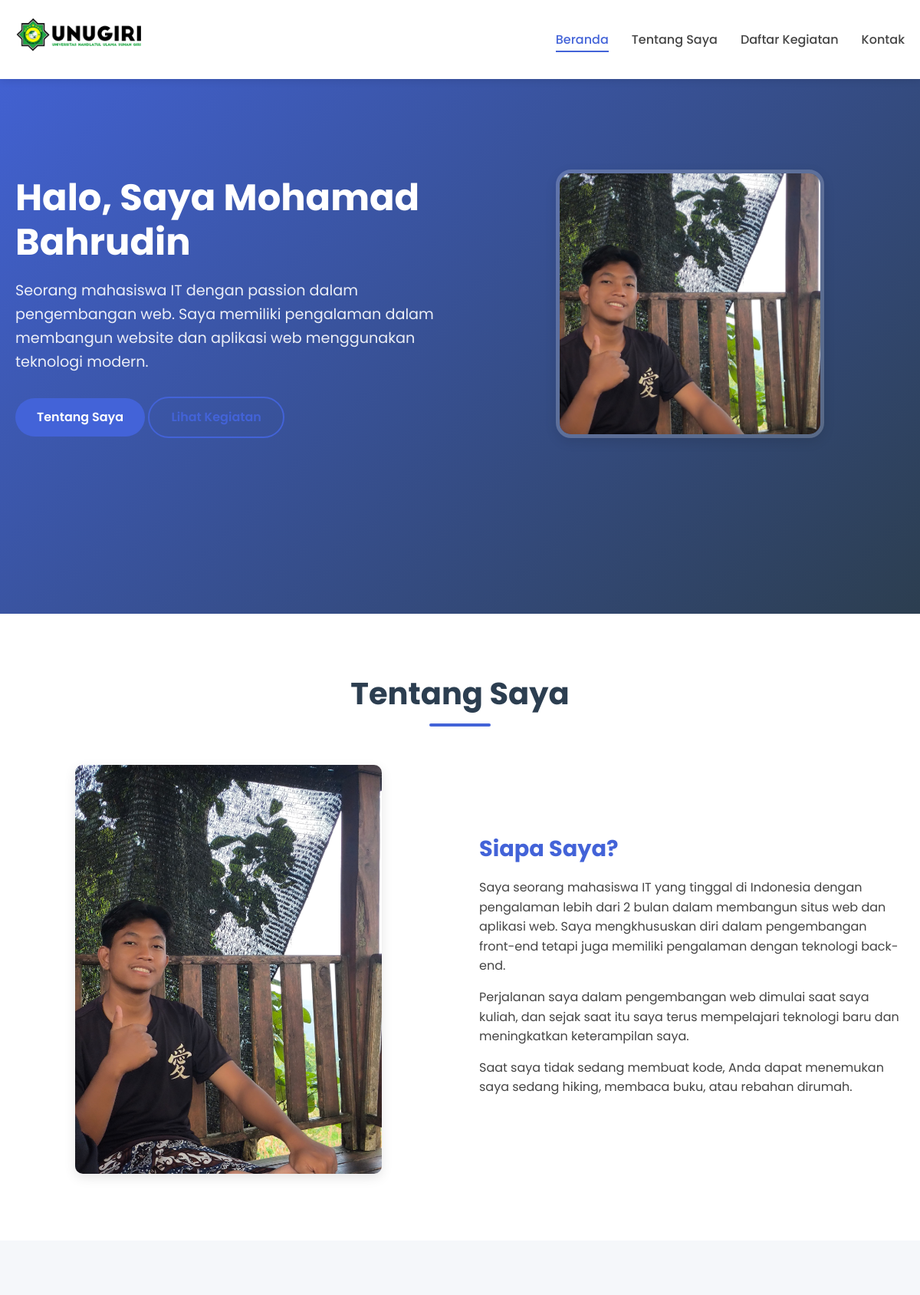
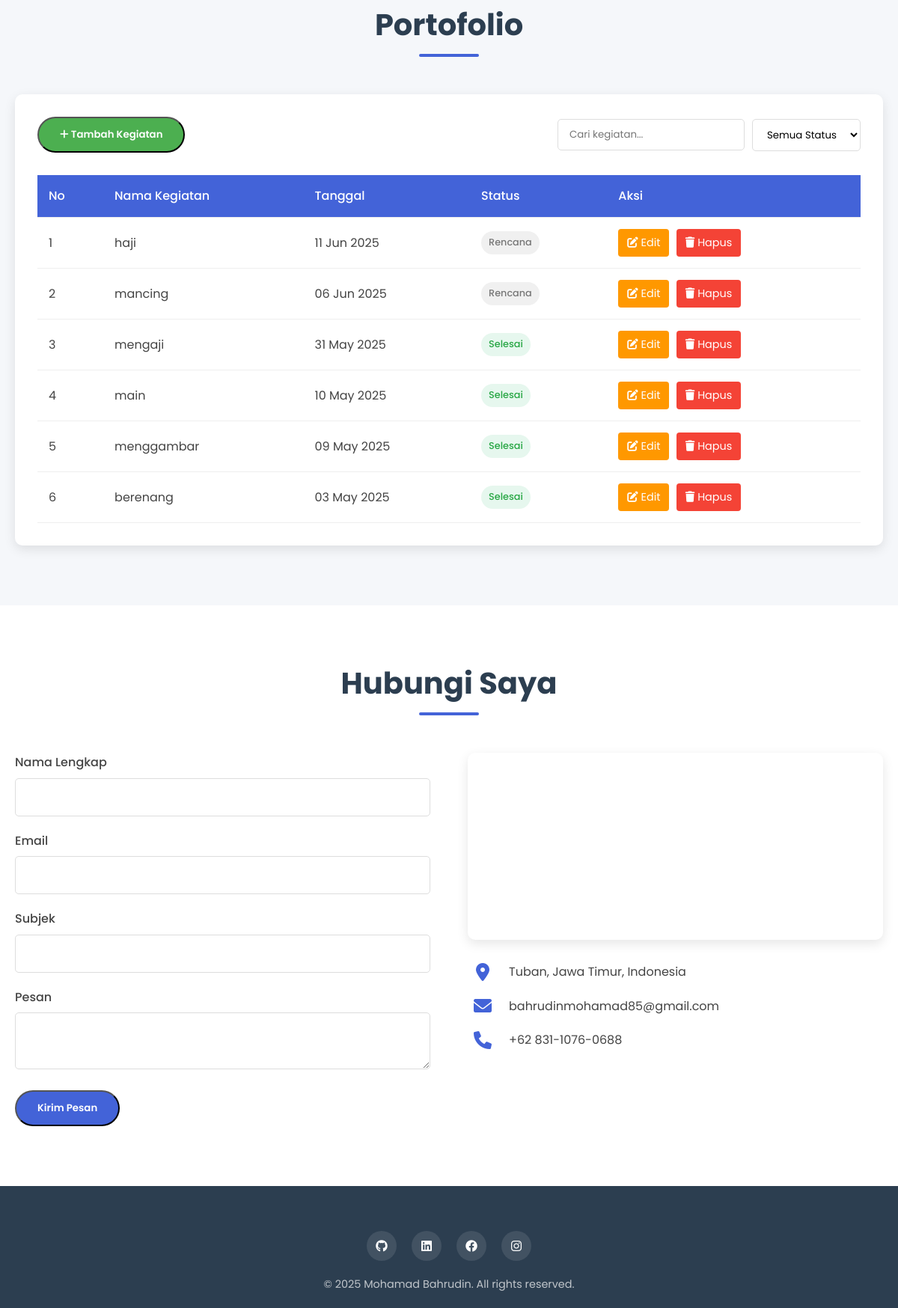
Page /get_kegiatan.php on the committed database (2 pictures, top to bottom).
### tables this page shows
CREATE TABLE `tb_portofolio` (
  `nama_kegiatan` varchar(110) NOT NULL,
  `waktu_kegiatan` varchar(100) NOT NULL
);

### get_kegiatan.php (the view, shortened to what this page needs)
<!DOCTYPE html>
<html lang="en">
  <head>
    <link
      rel="stylesheet"
      href="https://cdnjs.cloudflare.com/ajax/libs/font-awesome/6.0.0-beta3/css/all.min.css"
    />
    <link rel="stylesheet" href="style.css"
  </head>
  <body>
    <header>
      <div class="container">
        <nav>
          <a href="#" class="logo">
            <img src="logo1.png" alt="Mohamad Bahrudin" class="logo-img" />
          </a>
          <ul class="nav-links">
            <li><a href="#home" class="active">Beranda</a></li>
            <li><a href="#about">Tentang Saya</a></li>
            <li><a href="#kegiatan">Daftar Kegiatan</a></li>
            <li><a href="#contact">Kontak</a></li>
          </ul>
        </nav>
      </div>
    </header>
    <section id="home" class="section">
      <div class="container">
        <div class="hero-content">
          <div class="hero-text">
            <h1>Halo, Saya Mohamad Bahrudin</h1>
            <p>
              Seorang mahasiswa IT dengan passion dalam pengembangan web. Saya
              memiliki pengalaman dalam membangun website dan aplikasi web
              menggunakan teknologi modern.
            </p>
            <a href="#about" class="btn btn-primary">Tentang Saya</a>
            <a href="#kegiatan" class="btn btn-outline">Lihat Kegiatan</a>
          </div>
          <div class="hero-img">
            <img src="u2.jpg" alt="Mohamad Bahrudin" />
          </div>
        </div>
      </div>
    </section>
    <section id="about" class="section">
      <div class="container">
        <h2 class="section-title">Tentang Saya</h2>
        <div class="about-content">
          <div class="about-img">
            <img src="u2.jpg" alt="Mohamad Bahrudin" />
          </div>
          <div class="about-text">
            <h3>Siapa Saya?</h3>
            <p>
              Saya seorang mahasiswa IT yang tinggal di Indonesia dengan
              pengalaman lebih dari 2 bulan dalam membangun situs web dan
              aplikasi web. Saya mengkhususkan diri dalam pengembangan front-end
              tetapi juga memiliki pengalaman dengan teknologi back-end.
            </p>
            <p>
              Perjalanan saya dalam pengembangan web dimulai saat saya kuliah,
              dan sejak saat itu saya terus mempelajari teknologi baru dan
              meningkatkan keterampilan saya.
            </p>
            <p>
              Saat saya tidak sedang membuat kode, Anda dapat menemukan saya
              sedang hiking, membaca buku, atau rebahan dirumah.
            </p>
          </div>
        </div>
      </div>
    </section>
    <section id="kegiatan" class="section">
      <div class="container">
        <h2 class="section-title">Portofolio</h2>
        <div class="kegiatan-container">
          <div class="kegiatan-header">
            <button class="btn btn-primary add-btn" id="addKegiatanBtn">
              <i class="fas fa-plus"></i> Tambah Kegiatan
            </button>
            <div class="kegiatan-search">
              <input type="text" placeholder="Cari kegiatan..." />
              <select class="kegiatan-filter">
                <option value="all">Semua Status</option>
              </select>
            </div>
          </div>
          <table class="kegiatan-table">
            <thead>
              <tr>
                <th>No</th>
                <th>Nama Kegiatan</th>
                <th>Tanggal</th>
                <th>Status</th>
                <th>Aksi</th>
              </tr>
            </thead>
            <tbody>
              <?php
                include 'koneksi.php';
                $query = "SELECT * FROM tb_portofolio ORDER BY waktu_kegiatan DESC";
                $result = mysqli_query($koneksi, $query);
                $no = 1;
                while ($row = mysqli_fetch_assoc($result)):
                $currentDate = date('Y-m-d');
                $kegiatanDate = $row['waktu_kegiatan'];
                $status = '';
                if ($kegiatanDate < $currentDate) {
                  $status = 'selesai';
                  $statusText = 'Selesai';
                  $statusClass = 'status-selesai';
                } elseif ($kegiatanDate == $currentDate) {
                  $status = 'berlangsung';
                  $statusText = 'Berlangsung';
                  $statusClass = 'status-berlangsung';
                } else {
                  $status = 'rencana';
                  $statusText = 'Rencana';
                  $statusClass = 'status-rencana';
                }
              ?>
              <tr data-status="<?php echo $status; ?>">
                <td><?php echo $no++; ?></td>
                <td><?php echo htmlspecialchars($row['nama_kegiatan']); ?></td>
                <td>
                  <?php echo date('d M Y', strtotime($row['waktu_kegiatan'])); ?>
                </td>
                <td>
                  <span class="kegiatan-status <?php echo $statusClass; ?>"
                    ><?php echo $statusText; ?></span
                  >
                </td>
                <td>
                  <button
                    class="action-btn edit-btn"
                    data-nama-kegiatan="<?php echo urlencode($row['nama_kegiatan']); ?>"
                  >
                    <i class="fas fa-edit"></i> Edit
                  </button>
                  <button
                    class="action-btn delete-btn"
                    data-nama-kegiatan="<?php echo urlencode($row['nama_kegiatan']); ?>"
                  >
                    <i class="fas fa-trash"></i> Hapus
                  </button>
                </td>
              </tr>
              <?php endwhile; ?>
            </tbody>
          </table>
        </div>
      </div>
    </section>
    <section id="contact" class="section">
      <div class="container">
        <h2 class="section-title">Hubungi Saya</h2>
        <div class="contact-container">
          <div class="contact-form">
            <form>
              <div class="form-group">
                <label for="name">Nama Lengkap</label>
                <input
                  type="text"
                  id="name"
                  name="name"
                  class="form-control"
                  required
                />
              </div>
              <div class="form-group">
                <label for="email">Email</label>
                <input
                  type="email"
                  id="email"
                  name="email"
                  class="form-control"
                  required
                />
              </div>
              <div class="form-group">
                <label for="subject">Subjek</label>
                <input
                  type="text"
                  id="subject"
                  name="subject"
                  class="form-control"
                  required
                />
              </div>
              <div class="form-group">
                <label for="message">Pesan</label>
                <textarea
                  id="message"
                  name="message"
                  class="form-control"
                  required
                ></textarea>
              </div>
              <button type="submit" class="btn btn-primary">Kirim Pesan</button>
            </form>
          </div>
          <div class="contact-info">
            <div class="contact-map">
              <iframe
                src="https://www.google.com/maps/embed?pb=!1m18!1m12!1m3!1d126689.01670977833!2d111.8803967!3d-6.8977356!2m3!1f0!2f0!3f0!3m2!1i1024!2i768!4f13.1!3m3!1m2!1s0x2e77a1e678000001%3A0x403d278b1d38812!2sTuban%2C%20Tuban%20Regency%2C%20East%20Java!5e0!3m2!1sen!2sid!4v1717750000000!5m2!1sen!2sid"
                allowfullscreen=""
                loading="lazy"
              ></iframe>
            </div>
            <div class="info-item">
              <i class="fas fa-map-marker-alt"></i>
              <p>Tuban, Jawa Timur, Indonesia</p>
            </div>
            <div class="info-item">
              <i class="fas fa-envelope"></i>
              <p>bahrudinmohamad85@gmail.com</p>
            </div>
            <div class="info-item">
              <i class="fas fa-phone"></i>
              <p>+62 831-1076-0688</p>
            </div>
          </div>
        </div>
      </div>
    </section>
    <footer>
      <div class="container">
        <div class="social-links">
          <a href="https://github.com/yato-gami1/" target="_blank"
            ><i class="fab fa-github"></i
          ></a>
          <a href="#" target="_blank"><i class="fab fa-linkedin"></i></a>
          <a href="#" target="_blank"><i class="fab fa-facebook"></i></a>
          <a href="#" target="_blank"><i class="fab fa-instagram"></i></a>
        </div>
        <p class="copyright">© 2025 Mohamad Bahrudin. All rights reserved.</p>
      </div>
    </footer>
  </body>
</html>

### rows in the picture
tb_portofolio: nama_kegiatan "haji", waktu_kegiatan "11 Jun 2025", waktu_kegiatan "Rencana"
tb_portofolio: nama_kegiatan "mancing", waktu_kegiatan "06 Jun 2025", waktu_kegiatan "Rencana"
tb_portofolio: nama_kegiatan "mengaji", waktu_kegiatan "31 May 2025", waktu_kegiatan "Selesai"
tb_portofolio: nama_kegiatan "main", waktu_kegiatan "10 May 2025", waktu_kegiatan "Selesai"
tb_portofolio: nama_kegiatan "menggambar", waktu_kegiatan "09 May 2025", waktu_kegiatan "Selesai"
tb_portofolio: nama_kegiatan "berenang", waktu_kegiatan "03 May 2025", waktu_kegiatan "Selesai"
